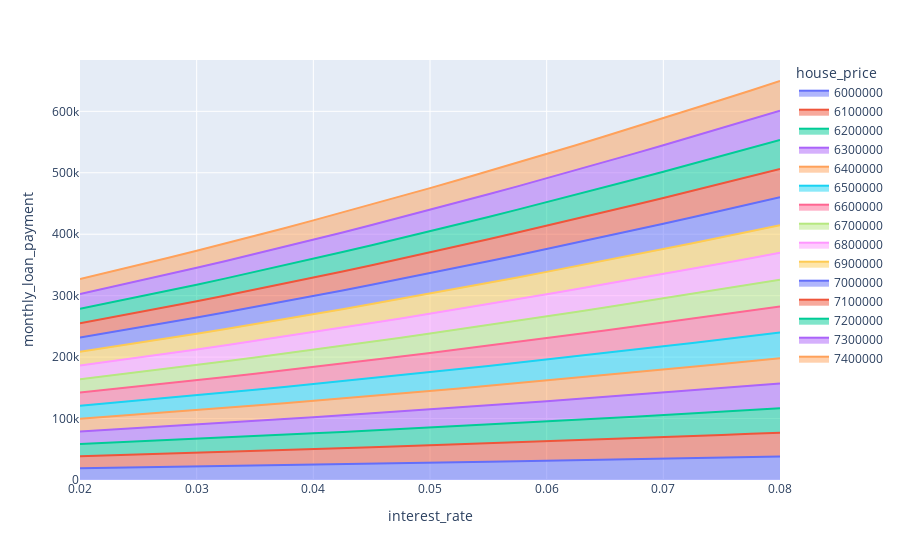

Notebook source saved alongside this figure:
### Code cell
px.area(res, x='interest_rate', y='monthly_loan_payment', color='house_price')
